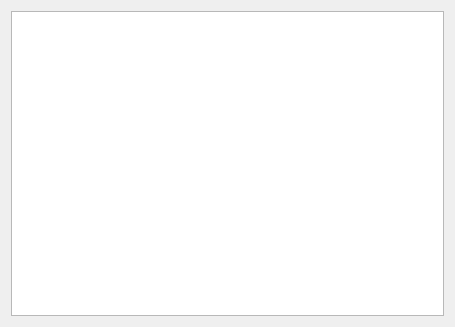
<?xml version="1.0" encoding="UTF-8"?>
<ui version="4.0">
 <class>AdoptionListView</class>
 <widget class="QWidget" name="AdoptionListView">
  <property name="geometry">
   <rect>
    <x>0</x>
    <y>0</y>
    <width>455</width>
    <height>327</height>
   </rect>
  </property>
  <property name="windowTitle">
   <string>Form</string>
  </property>
  <layout class="QVBoxLayout" name="verticalLayout">
   <item>
    <widget class="QTableView" name="tableView"/>
   </item>
  </layout>
 </widget>
 <resources/>
 <connections/>
</ui>
